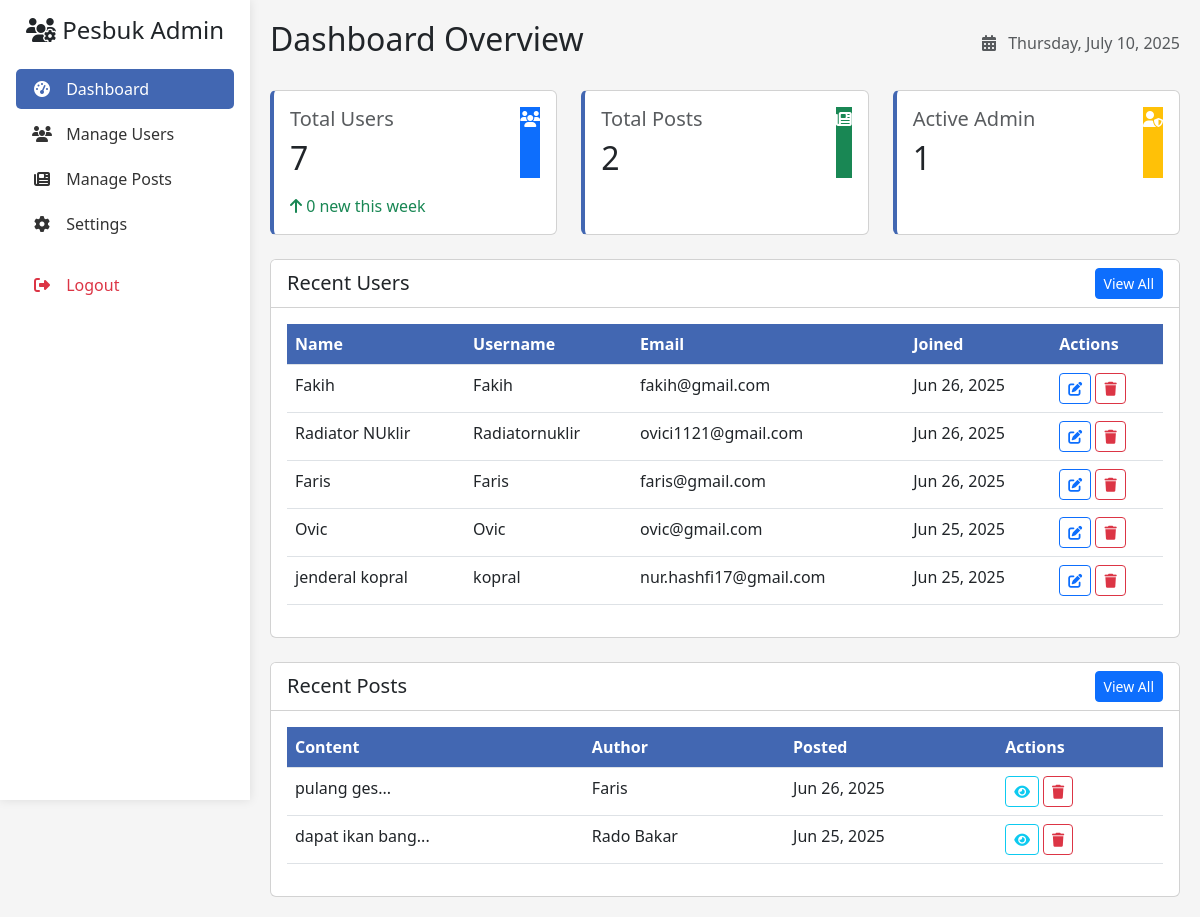
Page /admin/dashboard.php (signed in) on the earlier database version.
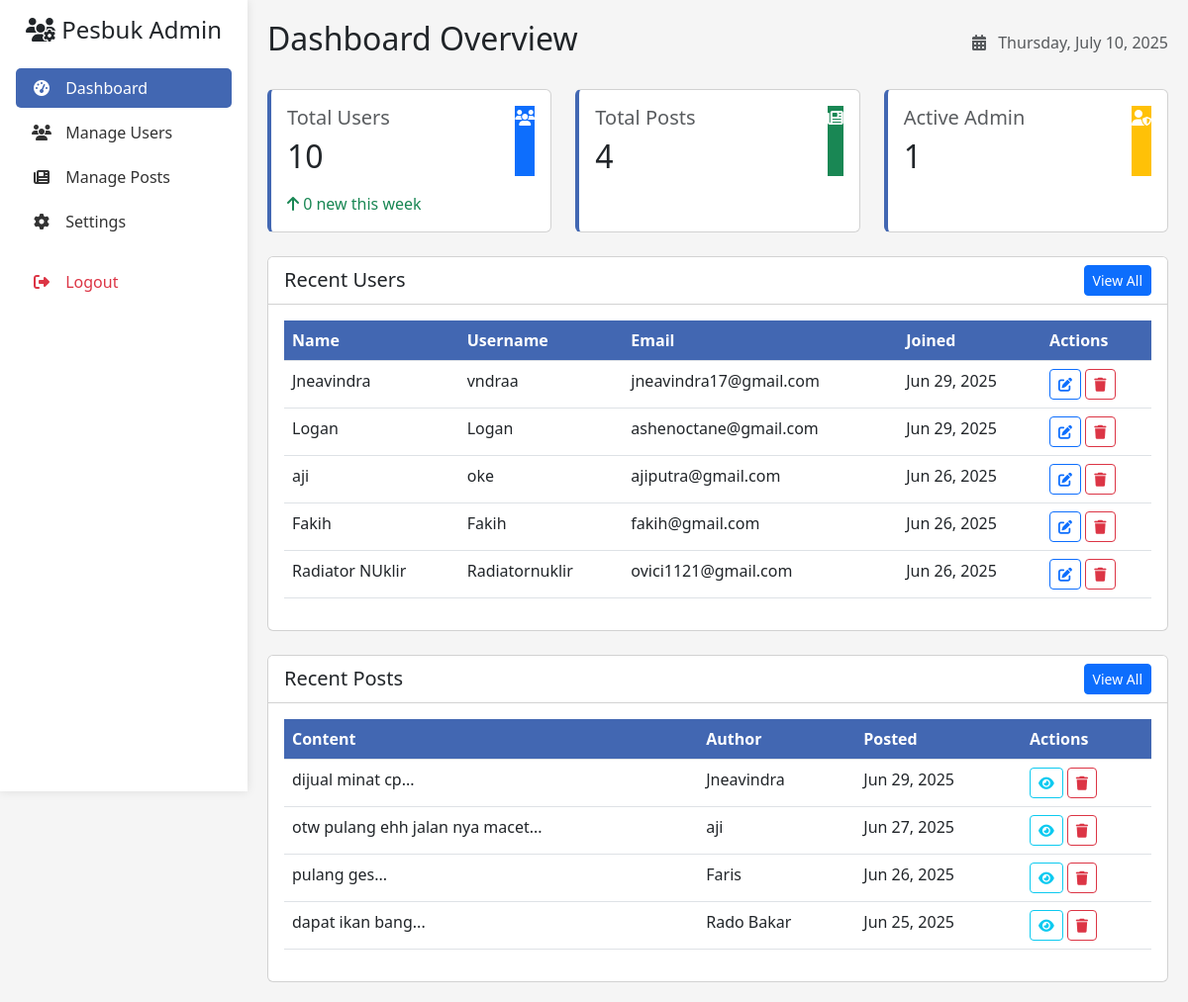
Same page on the later database version.
### tables this page shows
CREATE TABLE `users` (
  `id` int(11) NOT NULL,
  `name` varchar(100) NOT NULL,
  `username` varchar(50) NOT NULL,
  `email` varchar(100) NOT NULL,
  `photo` varchar(255) DEFAULT NULL,
  `password` varchar(255) NOT NULL,
  `full_name` varchar(100) DEFAULT NULL,
  `profile_picture` varchar(255) DEFAULT NULL,
  `bio` text DEFAULT NULL,
  `created_at` datetime DEFAULT current_timestamp(),
  `birthdate` date DEFAULT NULL,
  `work` varchar(255) DEFAULT NULL,
  `address` varchar(255) DEFAULT NULL,
  `last_active` datetime DEFAULT current_timestamp()
);

CREATE TABLE `posts` (
  `id` int(11) NOT NULL,
  `user_id` int(11) NOT NULL,
  `content` text DEFAULT NULL,
  `image` varchar(255) DEFAULT NULL,
  `created_at` datetime DEFAULT current_timestamp(),
  `photo` varchar(255) DEFAULT NULL
);

### admin/dashboard.php (the view, shortened to what the changed rows need)
<?php
require_once("auth_admin.php");
$stmt = $db->prepare("SELECT COUNT(*) FROM users");
$stmt->execute();
$total_users = $stmt->fetchColumn();
$stmt = $db->prepare("SELECT COUNT(*) FROM posts");
$stmt->execute();
$total_posts = $stmt->fetchColumn();
$stmt = $db->prepare("SELECT * FROM users ORDER BY created_at DESC LIMIT 5");
$stmt->execute();
$recent_users = $stmt->fetchAll(PDO::FETCH_ASSOC);
$stmt = $db->prepare("
    SELECT p.*, u.name, u.username
    FROM posts p
    JOIN users u ON p.user_id = u.id
    ORDER BY p.created_at DESC
    LIMIT 5
");
$stmt->execute();
$recent_posts = $stmt->fetchAll(PDO::FETCH_ASSOC);
?>
<!DOCTYPE html>
<html lang="en">
<head>
    <link rel="stylesheet" href="https://cdn.jsdelivr.net/npm/bootstrap@5.3.0/dist/css/bootstrap.min.css">
    <link rel="stylesheet" href="https://cdnjs.cloudflare.com/ajax/libs/font-awesome/6.4.0/css/all.min.css">
</head>
<body>
    <div class="main-content">
        <div class="d-flex justify-content-between align-items-center mb-4">
            <h2>Dashboard Overview</h2>
        </div>
        <div class="row mb-4">
            <div class="col-md-4">
                <div class="card card-stat h-100">
                    <div class="card-body">
                        <div class="d-flex justify-content-between">
                            <div>
                                <h5 class="card-title text-muted">Total Users</h5>
                                <h2 class="mb-0"><?php echo $total_users; ?></h2>
                            </div>
                        </div>
                    </div>
                </div>
            </div>
            <div class="col-md-4">
                <div class="card card-stat h-100">
                    <div class="card-body">
                        <div class="d-flex justify-content-between">
                            <div>
                                <h5 class="card-title text-muted">Total Posts</h5>
                                <h2 class="mb-0"><?php echo $total_posts; ?></h2>
                            </div>
                        </div>
                    </div>
                </div>
            </div>
            <div class="col-md-4">
                <div class="card card-stat h-100">
                    <div class="card-body">
                        <div class="d-flex justify-content-between">
                            <div>
                                <h2 class="mb-0">1</h2>
                            </div>
                        </div>
                    </div>
                </div>
            </div>
        </div>
        <div class="card mb-4">
            <div class="card-body">
                <div class="table-responsive">
                    <table class="table table-hover">
                        <thead>
                            <tr>
                                <th>Name</th>
                                <th>Username</th>
                                <th>Email</th>
                                <th>Joined</th>
                                <th>Actions</th>
                            </tr>
                        </thead>
                        <tbody>
                            <?php foreach($recent_users as $user): ?>
                            <tr>
                                <td><?php echo htmlspecialchars($user['name']); ?></td>
                                <td><?php echo htmlspecialchars($user['username']); ?></td>
                                <td><?php echo htmlspecialchars($user['email']); ?></td>
                                <td><?php echo date('M j, Y', strtotime($user['created_at'])); ?></td>
                                <td>
                                    <a href="user_edit.php?id=<?php echo $user['id']; ?>" class="btn btn-sm btn-outline-primary">
                                        <i class="fas fa-edit"></i>
                                    </a>
                                    <a href="user_delete.php?id=<?php echo $user['id']; ?>" class="btn btn-sm btn-outline-danger" onclick="return confirm('Are you sure?')">
                                        <i class="fas fa-trash"></i>
                                    </a>
                                </td>
                            </tr>
                            <?php endforeach; ?>
                        </tbody>
                    </table>
                </div>
            </div>
        </div>
        <div class="card">
            <div class="card-body">
                <div class="table-responsive">
                    <table class="table table-hover">
                        <thead>
                            <tr>
                                <th>Content</th>
                                <th>Author</th>
                                <th>Posted</th>
                                <th>Actions</th>
                            </tr>
                        </thead>
                        <tbody>
                            <?php foreach($recent_posts as $post): ?>
                            <tr>
                                <td><?php echo substr(htmlspecialchars($post['content']), 0, 50); ?>...</td>
                                <td><?php echo htmlspecialchars($post['name']); ?></td>
                                <td><?php echo date('M j, Y', strtotime($post['created_at'])); ?></td>
                                <td>
                                    <a href="post_view.php?id=<?php echo $post['id']; ?>" class="btn btn-sm btn-outline-info">
                                        <i class="fas fa-eye"></i>
                                    </a>
                                    <a href="post_delete.php?id=<?php echo $post['id']; ?>" class="btn btn-sm btn-outline-danger" onclick="return confirm('Are you sure?')">
                                        <i class="fas fa-trash"></i>
                                    </a>
                                </td>
                            </tr>
                            <?php endforeach; ?>
                        </tbody>
                    </table>
                </div>
            </div>
        </div>
    </div>
</body>
</html>

Differences in the rows shown:
no longer on this page (row edited): users: name "Faris", username "Faris", email "faris@gmail.com", created_at "Jun 26, 2025"
no longer on this page (row edited): users: name "Ovic", username "Ovic", email "ovic@gmail.com", created_at "Jun 25, 2025"
no longer on this page (row edited): users: name "jenderal kopral", username "kopral", email "nur.hashfi17@gmail.com", created_at "Jun 25, 2025"
added users: name "Jneavindra", username "vndraa", email "jneavindra17@gmail.com", created_at "Jun 29, 2025"
added users: name "Logan", username "Logan", email "ashenoctane@gmail.com", created_at "Jun 29, 2025"
added users: name "aji", username "oke", email "ajiputra@gmail.com", created_at "Jun 26, 2025"
added posts: content "dijual minat cp", user.name "Jneavindra", created_at "Jun 29, 2025"
added posts: content "otw pulang ehh jalan nya macet", user.name "aji", created_at "Jun 27, 2025"
Other differences:
$total_users: "7" → "10"
$total_posts: "2" → "4"
